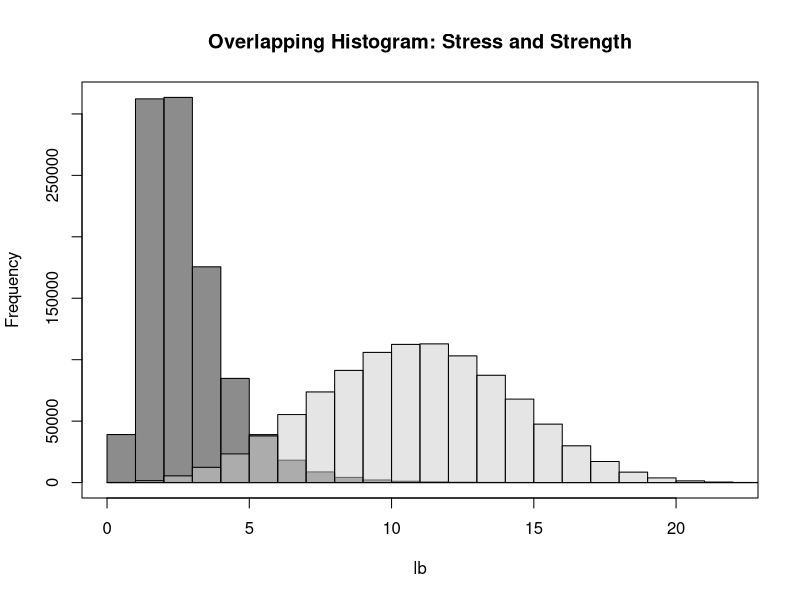
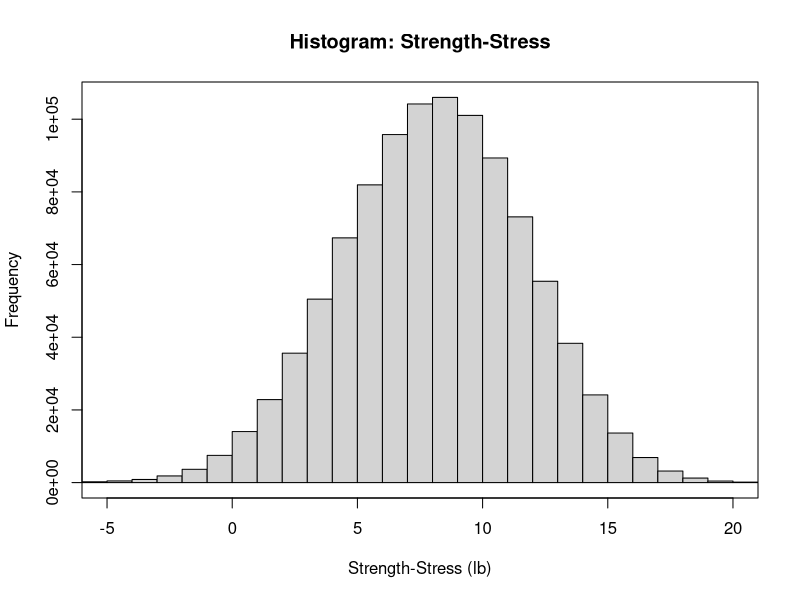

The R script that drew these images, in order:
##############################################################
## Monte Carlo simulation                                   ##
## to estimate probability of strength greater than stress  ##
##############################################################

set.seed(12345)
iter <- 1000000

# Stress: Lognormal (location 0.884642; scale 0.502301) 
stress <- rlnorm(iter, meanlog = 0.884642, sdlog = 0.502301)

# strength: Weibull (shape 28.9703; scale 12.0971) 
# strength <- rweibull(iter, shape = 28.9703, scale = 12.0971)
strength <- rweibull(iter, shape = 3.56588, scale = 12.0002)

# overlapping the histograms of stress and strength
# Histogram Grey Color
# Create plot
# jpeg("Example6.1_Stress_Strength.jpeg", width = 6, height = 4, units = 'in', res = 1800)  # save the plot as jpeg format
hist(stress, col=rgb(0.1,0.1,0.1,0.5), main = "Overlapping Histogram: Stress and Strength", xlab="lb", xlim=range(0,22), breaks=30 )
hist(strength, col=rgb(0.8,0.8,0.8,0.5), add=T)
box()
# dev.off()

# overlapping the histograms of stress and strength
# Histogram Colored (blue and red)
# hist(stress, col=rgb(1,0,0,0.5), main = "Overlapping Histogram: Stress and Strength", xlab="lb")
# hist(strength, col=rgb(0,0,1,0.5), add=T)
# box()

# strength - stress
# jpeg("Example6.1_delta.jpeg", width = 6, height = 4, units = 'in', res = 1800)  # save the plot as jpeg format
delta <- strength - stress
hist(delta, main = "Histogram: Strength-Stress", xlab="Strength-Stress (lb)", xlim=range(-5,20), breaks=50 )
box()
# dev.off()

# sum(delta>0) counts how many elements in vector delta is >0
reliability <- sum(delta>0)/iter # or use: reliability <- mean(delta>0)
print(paste("reliability is:", reliability))